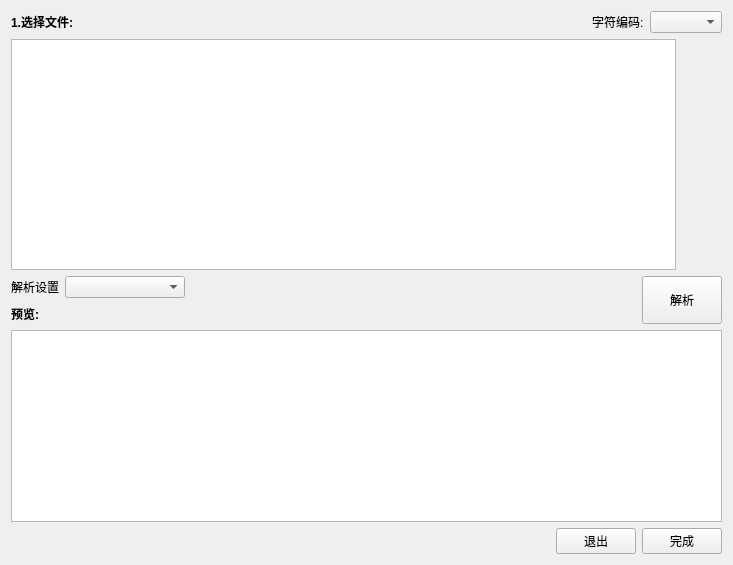
<?xml version="1.0" encoding="UTF-8"?>
<ui version="4.0">
 <class>CFX2DCsvImportDialog</class>
 <widget class="QDialog" name="CFX2DCsvImportDialog">
  <property name="geometry">
   <rect>
    <x>0</x>
    <y>0</y>
    <width>733</width>
    <height>565</height>
   </rect>
  </property>
  <property name="windowTitle">
   <string>CFX 2D Csv文件解析</string>
  </property>
  <property name="windowIcon">
   <iconset>
    <normaloff>:/image/res_image/csv.png</normaloff>:/image/res_image/csv.png</iconset>
  </property>
  <layout class="QVBoxLayout" name="verticalLayout_2">
   <item>
    <layout class="QHBoxLayout" name="horizontalLayout_6">
     <item>
      <widget class="QLabel" name="label_2">
       <property name="text">
        <string>&lt;html&gt;&lt;head/&gt;&lt;body&gt;&lt;p&gt;&lt;span style=&quot; font-weight:600;&quot;&gt;1.选择文件:&lt;/span&gt;&lt;/p&gt;&lt;/body&gt;&lt;/html&gt;</string>
       </property>
      </widget>
     </item>
     <item>
      <spacer name="horizontalSpacer_4">
       <property name="orientation">
        <enum>Qt::Horizontal</enum>
       </property>
       <property name="sizeHint" stdset="0">
        <size>
         <width>40</width>
         <height>20</height>
        </size>
       </property>
      </spacer>
     </item>
     <item>
      <widget class="QLabel" name="label_4">
       <property name="text">
        <string>字符编码:</string>
       </property>
      </widget>
     </item>
     <item>
      <widget class="QComboBox" name="comboBox_codec"/>
     </item>
    </layout>
   </item>
   <item>
    <layout class="QHBoxLayout" name="horizontalLayout_2">
     <item>
      <widget class="QListView" name="listView">
       <property name="sizePolicy">
        <sizepolicy hsizetype="Expanding" vsizetype="Expanding">
         <horstretch>0</horstretch>
         <verstretch>0</verstretch>
        </sizepolicy>
       </property>
       <property name="minimumSize">
        <size>
         <width>0</width>
         <height>30</height>
        </size>
       </property>
       <property name="maximumSize">
        <size>
         <width>16777215</width>
         <height>16777215</height>
        </size>
       </property>
      </widget>
     </item>
     <item>
      <layout class="QVBoxLayout" name="verticalLayout">
       <item>
        <widget class="QPushButton" name="pushButton_add">
         <property name="minimumSize">
          <size>
           <width>24</width>
           <height>24</height>
          </size>
         </property>
         <property name="toolTip">
          <string>添加需要解析的csv文件，文件需要由cfx后处理器导出，否则解析会出问题</string>
         </property>
         <property name="text">
          <string/>
         </property>
         <property name="icon">
          <iconset resource="icon.qrc">
           <normaloff>:/icon/ico/open.png</normaloff>:/icon/ico/open.png</iconset>
         </property>
         <property name="iconSize">
          <size>
           <width>24</width>
           <height>24</height>
          </size>
         </property>
         <property name="default">
          <bool>true</bool>
         </property>
         <property name="flat">
          <bool>true</bool>
         </property>
        </widget>
       </item>
       <item>
        <widget class="QPushButton" name="pushButton_remove">
         <property name="minimumSize">
          <size>
           <width>24</width>
           <height>24</height>
          </size>
         </property>
         <property name="toolTip">
          <string>移除文件</string>
         </property>
         <property name="text">
          <string/>
         </property>
         <property name="icon">
          <iconset resource="icon.qrc">
           <normaloff>:/icon/ico/remove.png</normaloff>:/icon/ico/remove.png</iconset>
         </property>
         <property name="iconSize">
          <size>
           <width>24</width>
           <height>24</height>
          </size>
         </property>
         <property name="flat">
          <bool>true</bool>
         </property>
        </widget>
       </item>
       <item>
        <spacer name="verticalSpacer">
         <property name="orientation">
          <enum>Qt::Vertical</enum>
         </property>
         <property name="sizeHint" stdset="0">
          <size>
           <width>20</width>
           <height>40</height>
          </size>
         </property>
        </spacer>
       </item>
      </layout>
     </item>
    </layout>
   </item>
   <item>
    <layout class="QVBoxLayout" name="verticalLayout_4">
     <item>
      <layout class="QHBoxLayout" name="horizontalLayout_5">
       <item>
        <layout class="QVBoxLayout" name="verticalLayout_3">
         <item>
          <layout class="QHBoxLayout" name="horizontalLayout_3">
           <item>
            <widget class="QLabel" name="label">
             <property name="text">
              <string>解析设置</string>
             </property>
            </widget>
           </item>
           <item>
            <widget class="QComboBox" name="comboBox_parserSet">
             <property name="minimumSize">
              <size>
               <width>120</width>
               <height>0</height>
              </size>
             </property>
            </widget>
           </item>
           <item>
            <spacer name="horizontalSpacer_2">
             <property name="orientation">
              <enum>Qt::Horizontal</enum>
             </property>
             <property name="sizeHint" stdset="0">
              <size>
               <width>40</width>
               <height>20</height>
              </size>
             </property>
            </spacer>
           </item>
          </layout>
         </item>
         <item>
          <layout class="QHBoxLayout" name="horizontalLayout_4">
           <item>
            <widget class="QLabel" name="label_3">
             <property name="text">
              <string>&lt;html&gt;&lt;head/&gt;&lt;body&gt;&lt;p&gt;&lt;span style=&quot; font-weight:600;&quot;&gt;预览:&lt;/span&gt;&lt;/p&gt;&lt;/body&gt;&lt;/html&gt;</string>
             </property>
            </widget>
           </item>
           <item>
            <spacer name="horizontalSpacer_3">
             <property name="orientation">
              <enum>Qt::Horizontal</enum>
             </property>
             <property name="sizeHint" stdset="0">
              <size>
               <width>40</width>
               <height>20</height>
              </size>
             </property>
            </spacer>
           </item>
          </layout>
         </item>
        </layout>
       </item>
       <item>
        <widget class="QPushButton" name="pushButton_parser">
         <property name="sizePolicy">
          <sizepolicy hsizetype="Minimum" vsizetype="Minimum">
           <horstretch>0</horstretch>
           <verstretch>0</verstretch>
          </sizepolicy>
         </property>
         <property name="text">
          <string>解析</string>
         </property>
         <property name="icon">
          <iconset resource="icon.qrc">
           <normaloff>:/icon/ico/parser.png</normaloff>:/icon/ico/parser.png</iconset>
         </property>
         <property name="iconSize">
          <size>
           <width>24</width>
           <height>24</height>
          </size>
         </property>
        </widget>
       </item>
      </layout>
     </item>
     <item>
      <widget class="QTableView" name="tableView"/>
     </item>
    </layout>
   </item>
   <item>
    <layout class="QHBoxLayout" name="horizontalLayout">
     <item>
      <spacer name="horizontalSpacer">
       <property name="orientation">
        <enum>Qt::Horizontal</enum>
       </property>
       <property name="sizeHint" stdset="0">
        <size>
         <width>40</width>
         <height>20</height>
        </size>
       </property>
      </spacer>
     </item>
     <item>
      <widget class="QPushButton" name="pushButton_cancel">
       <property name="text">
        <string>退出</string>
       </property>
       <property name="icon">
        <iconset resource="icon.qrc">
         <normaloff>:/icon/ico/delete.png</normaloff>:/icon/ico/delete.png</iconset>
       </property>
      </widget>
     </item>
     <item>
      <widget class="QPushButton" name="pushButton_ok">
       <property name="text">
        <string>完成</string>
       </property>
       <property name="icon">
        <iconset resource="icon.qrc">
         <normaloff>:/icon/ico/ok.png</normaloff>:/icon/ico/ok.png</iconset>
       </property>
      </widget>
     </item>
    </layout>
   </item>
  </layout>
 </widget>
 <resources>
  <include location="icon.qrc"/>
 </resources>
 <connections/>
</ui>
